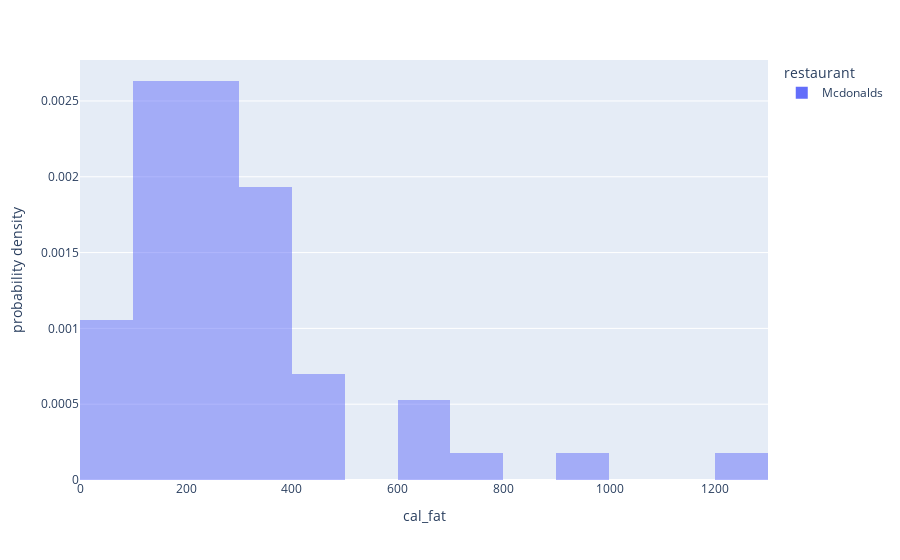

Notebook code for this chart:
### Code cell
#histogram for mc donalds and dairy queen
px.histogram(fastfood_mc,x="cal_fat", histnorm="probability density",color="restaurant",barmode="overlay")

### Figure 1 — Plotly figure (JSON) as saved in the notebook; plotly's stock layout.template omitted (floating-point values rounded to 4 significant figures)
{"data": [{"alignmentgroup": "True", "bingroup": "x", "histnorm": "probability density", "hovertemplate": "restaurant=Mcdonalds<br>cal_fat=%{x}<br>probability density=%{y}<extra></extra>", "legendgroup": "Mcdonalds", "marker": {"color": "#636efa", "opacity": 0.5, "pattern": {"shape": ""}}, "name": "Mcdonalds", "offsetgroup": "Mcdonalds", "orientation": "v", "showlegend": true, "type": "histogram", "x": [60, 410, 600, 280, 410, 250, 100, 210, 190, 400, 170, 300, 180, 300, 70, 50, 330, 190, 310, 130, 160, 200, 300, 160, 280, 200, 200, 240, 320, 180, 300, 340, 200, 320, 190, 250, 390, 630, 790, 1270, 100, 140, 240, 480, 960, 240, 360, 600, 70, 80, 250, 110, 120, 250, 90, 100, 230], "xaxis": "x", "yaxis": "y"}], "layout": {"barmode": "overlay", "legend": {"title": {"text": "restaurant"}, "tracegroupgap": 0}, "margin": {"t": 60}, "xaxis": {"anchor": "y", "domain": [0, 1], "title": {"text": "cal_fat"}}, "yaxis": {"anchor": "x", "domain": [0, 1], "title": {"text": "probability density"}}}}
